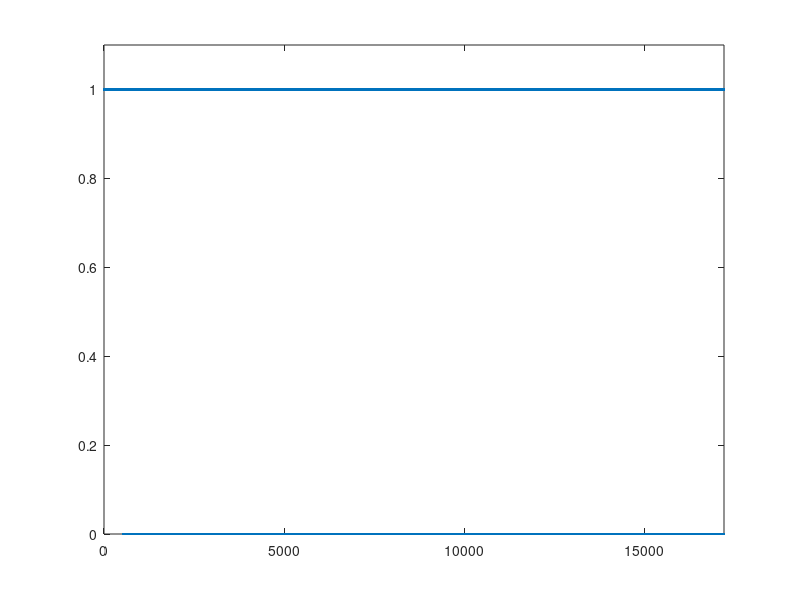

This figure's MATLAB source:
clear all
close all
clc

load translate.txt
plot(translate,'.')

axis([0 length(translate) min(translate)*(1-0.1) max(translate)*(1+0.1)])